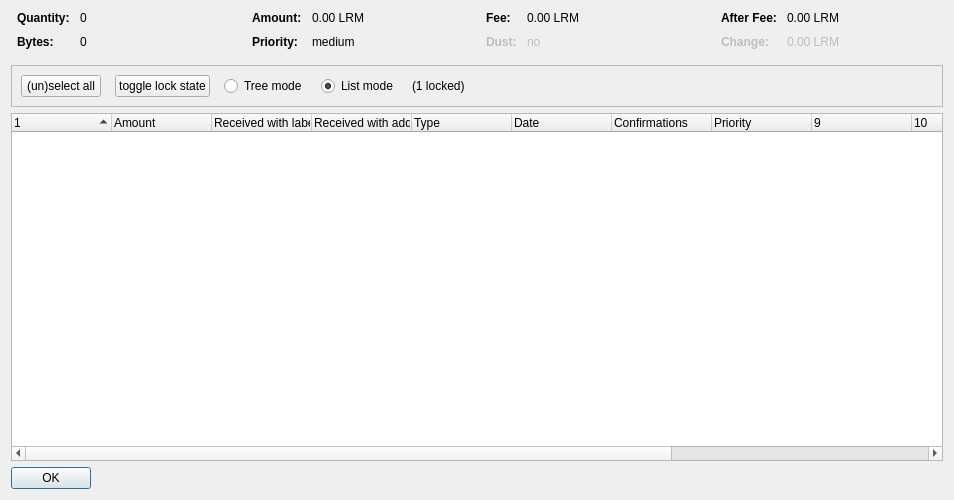
<?xml version="1.0" encoding="UTF-8"?>
<ui version="4.0">
 <class>CoinControlDialog</class>
 <widget class="QDialog" name="CoinControlDialog">
  <property name="geometry">
   <rect>
    <x>0</x>
    <y>0</y>
    <width>954</width>
    <height>500</height>
   </rect>
  </property>
  <property name="windowTitle">
   <string>Coin Selection</string>
  </property>
  <layout class="QVBoxLayout" name="verticalLayout">
   <item>
    <layout class="QHBoxLayout" name="horizontalLayoutTop" stretch="0,0,0,0">
     <property name="topMargin">
      <number>0</number>
     </property>
     <property name="bottomMargin">
      <number>10</number>
     </property>
     <item>
      <layout class="QFormLayout" name="formLayoutCoinControl1">
       <property name="horizontalSpacing">
        <number>10</number>
       </property>
       <property name="verticalSpacing">
        <number>10</number>
       </property>
       <property name="leftMargin">
        <number>6</number>
       </property>
       <property name="rightMargin">
        <number>6</number>
       </property>
       <item row="0" column="0">
        <widget class="QLabel" name="labelCoinControlQuantityText">
         <property name="font">
          <font>
           <weight>75</weight>
           <bold>true</bold>
          </font>
         </property>
         <property name="text">
          <string>Quantity:</string>
         </property>
        </widget>
       </item>
       <item row="0" column="1">
        <widget class="QLabel" name="labelCoinControlQuantity">
         <property name="cursor">
          <cursorShape>IBeamCursor</cursorShape>
         </property>
         <property name="contextMenuPolicy">
          <enum>Qt::ActionsContextMenu</enum>
         </property>
         <property name="text">
          <string notr="true">0</string>
         </property>
         <property name="textInteractionFlags">
          <set>Qt::LinksAccessibleByMouse|Qt::TextSelectableByKeyboard|Qt::TextSelectableByMouse</set>
         </property>
        </widget>
       </item>
       <item row="1" column="0">
        <widget class="QLabel" name="labelCoinControlBytesText">
         <property name="font">
          <font>
           <weight>75</weight>
           <bold>true</bold>
          </font>
         </property>
         <property name="text">
          <string>Bytes:</string>
         </property>
        </widget>
       </item>
       <item row="1" column="1">
        <widget class="QLabel" name="labelCoinControlBytes">
         <property name="cursor">
          <cursorShape>IBeamCursor</cursorShape>
         </property>
         <property name="contextMenuPolicy">
          <enum>Qt::ActionsContextMenu</enum>
         </property>
         <property name="text">
          <string notr="true">0</string>
         </property>
         <property name="textInteractionFlags">
          <set>Qt::LinksAccessibleByMouse|Qt::TextSelectableByKeyboard|Qt::TextSelectableByMouse</set>
         </property>
        </widget>
       </item>
      </layout>
     </item>
     <item>
      <layout class="QFormLayout" name="formLayoutCoinControl2">
       <property name="horizontalSpacing">
        <number>10</number>
       </property>
       <property name="verticalSpacing">
        <number>10</number>
       </property>
       <property name="leftMargin">
        <number>6</number>
       </property>
       <property name="rightMargin">
        <number>6</number>
       </property>
       <item row="0" column="0">
        <widget class="QLabel" name="labelCoinControlAmountText">
         <property name="font">
          <font>
           <weight>75</weight>
           <bold>true</bold>
          </font>
         </property>
         <property name="text">
          <string>Amount:</string>
         </property>
        </widget>
       </item>
       <item row="0" column="1">
        <widget class="QLabel" name="labelCoinControlAmount">
         <property name="cursor">
          <cursorShape>IBeamCursor</cursorShape>
         </property>
         <property name="contextMenuPolicy">
          <enum>Qt::ActionsContextMenu</enum>
         </property>
         <property name="text">
          <string notr="true">0.00 LRM</string>
         </property>
         <property name="textInteractionFlags">
          <set>Qt::LinksAccessibleByMouse|Qt::TextSelectableByKeyboard|Qt::TextSelectableByMouse</set>
         </property>
        </widget>
       </item>
       <item row="1" column="0">
        <widget class="QLabel" name="labelCoinControlPriorityText">
         <property name="font">
          <font>
           <weight>75</weight>
           <bold>true</bold>
          </font>
         </property>
         <property name="text">
          <string>Priority:</string>
         </property>
        </widget>
       </item>
       <item row="1" column="1">
        <widget class="QLabel" name="labelCoinControlPriority">
         <property name="cursor">
          <cursorShape>IBeamCursor</cursorShape>
         </property>
         <property name="contextMenuPolicy">
          <enum>Qt::ActionsContextMenu</enum>
         </property>
         <property name="text">
          <string>medium</string>
         </property>
         <property name="textInteractionFlags">
          <set>Qt::LinksAccessibleByMouse|Qt::TextSelectableByKeyboard|Qt::TextSelectableByMouse</set>
         </property>
        </widget>
       </item>
      </layout>
     </item>
     <item>
      <layout class="QFormLayout" name="formLayoutCoinControl3">
       <property name="horizontalSpacing">
        <number>10</number>
       </property>
       <property name="verticalSpacing">
        <number>10</number>
       </property>
       <property name="leftMargin">
        <number>6</number>
       </property>
       <property name="rightMargin">
        <number>6</number>
       </property>
       <item row="0" column="0">
        <widget class="QLabel" name="labelCoinControlFeeText">
         <property name="font">
          <font>
           <weight>75</weight>
           <bold>true</bold>
          </font>
         </property>
         <property name="text">
          <string>Fee:</string>
         </property>
        </widget>
       </item>
       <item row="0" column="1">
        <widget class="QLabel" name="labelCoinControlFee">
         <property name="cursor">
          <cursorShape>IBeamCursor</cursorShape>
         </property>
         <property name="contextMenuPolicy">
          <enum>Qt::ActionsContextMenu</enum>
         </property>
         <property name="text">
          <string notr="true">0.00 LRM</string>
         </property>
         <property name="textInteractionFlags">
          <set>Qt::LinksAccessibleByMouse|Qt::TextSelectableByKeyboard|Qt::TextSelectableByMouse</set>
         </property>
        </widget>
       </item>
       <item row="1" column="0">
        <widget class="QLabel" name="labelCoinControlLowOutputText">
         <property name="enabled">
          <bool>false</bool>
         </property>
         <property name="font">
          <font>
           <weight>75</weight>
           <bold>true</bold>
          </font>
         </property>
         <property name="text">
          <string>Dust:</string>
         </property>
        </widget>
       </item>
       <item row="1" column="1">
        <widget class="QLabel" name="labelCoinControlLowOutput">
         <property name="enabled">
          <bool>false</bool>
         </property>
         <property name="cursor">
          <cursorShape>IBeamCursor</cursorShape>
         </property>
         <property name="contextMenuPolicy">
          <enum>Qt::ActionsContextMenu</enum>
         </property>
         <property name="text">
          <string>no</string>
         </property>
         <property name="textInteractionFlags">
          <set>Qt::LinksAccessibleByMouse|Qt::TextSelectableByKeyboard|Qt::TextSelectableByMouse</set>
         </property>
        </widget>
       </item>
      </layout>
     </item>
     <item>
      <layout class="QFormLayout" name="formLayoutCoinControl4">
       <property name="horizontalSpacing">
        <number>10</number>
       </property>
       <property name="verticalSpacing">
        <number>10</number>
       </property>
       <property name="leftMargin">
        <number>6</number>
       </property>
       <property name="rightMargin">
        <number>6</number>
       </property>
       <item row="0" column="0">
        <widget class="QLabel" name="labelCoinControlAfterFeeText">
         <property name="font">
          <font>
           <weight>75</weight>
           <bold>true</bold>
          </font>
         </property>
         <property name="text">
          <string>After Fee:</string>
         </property>
        </widget>
       </item>
       <item row="0" column="1">
        <widget class="QLabel" name="labelCoinControlAfterFee">
         <property name="cursor">
          <cursorShape>IBeamCursor</cursorShape>
         </property>
         <property name="contextMenuPolicy">
          <enum>Qt::ActionsContextMenu</enum>
         </property>
         <property name="text">
          <string notr="true">0.00 LRM</string>
         </property>
         <property name="textInteractionFlags">
          <set>Qt::LinksAccessibleByMouse|Qt::TextSelectableByKeyboard|Qt::TextSelectableByMouse</set>
         </property>
        </widget>
       </item>
       <item row="1" column="0">
        <widget class="QLabel" name="labelCoinControlChangeText">
         <property name="enabled">
          <bool>false</bool>
         </property>
         <property name="font">
          <font>
           <weight>75</weight>
           <bold>true</bold>
          </font>
         </property>
         <property name="text">
          <string>Change:</string>
         </property>
        </widget>
       </item>
       <item row="1" column="1">
        <widget class="QLabel" name="labelCoinControlChange">
         <property name="enabled">
          <bool>false</bool>
         </property>
         <property name="cursor">
          <cursorShape>IBeamCursor</cursorShape>
         </property>
         <property name="contextMenuPolicy">
          <enum>Qt::ActionsContextMenu</enum>
         </property>
         <property name="text">
          <string notr="true">0.00 LRM</string>
         </property>
         <property name="textInteractionFlags">
          <set>Qt::LinksAccessibleByMouse|Qt::TextSelectableByKeyboard|Qt::TextSelectableByMouse</set>
         </property>
        </widget>
       </item>
      </layout>
     </item>
    </layout>
   </item>
   <item>
    <widget class="QFrame" name="frame">
     <property name="minimumSize">
      <size>
       <width>0</width>
       <height>40</height>
      </size>
     </property>
     <property name="frameShape">
      <enum>QFrame::StyledPanel</enum>
     </property>
     <property name="frameShadow">
      <enum>QFrame::Sunken</enum>
     </property>
     <layout class="QHBoxLayout" name="horizontalLayout">
      <item>
       <layout class="QHBoxLayout" name="horizontalLayoutPanel" stretch="0,0,0,0,0,0">
        <property name="spacing">
         <number>14</number>
        </property>
        <item>
         <widget class="QPushButton" name="pushButtonSelectAll">
          <property name="sizePolicy">
           <sizepolicy hsizetype="Maximum" vsizetype="Fixed">
            <horstretch>0</horstretch>
            <verstretch>0</verstretch>
           </sizepolicy>
          </property>
          <property name="text">
           <string>(un)select all</string>
          </property>
          <property name="autoDefault">
           <bool>false</bool>
          </property>
         </widget>
        </item>
        <item>
         <widget class="QPushButton" name="pushButtonToggleLock">
          <property name="sizePolicy">
           <sizepolicy hsizetype="Maximum" vsizetype="Fixed">
            <horstretch>0</horstretch>
            <verstretch>0</verstretch>
           </sizepolicy>
          </property>
          <property name="text">
           <string>toggle lock state</string>
          </property>
          <property name="autoDefault">
           <bool>false</bool>
          </property>
         </widget>
        </item>
        <item>
         <widget class="QRadioButton" name="radioTreeMode">
          <property name="sizePolicy">
           <sizepolicy hsizetype="Maximum" vsizetype="Fixed">
            <horstretch>0</horstretch>
            <verstretch>0</verstretch>
           </sizepolicy>
          </property>
          <property name="text">
           <string>Tree mode</string>
          </property>
         </widget>
        </item>
        <item>
         <widget class="QRadioButton" name="radioListMode">
          <property name="sizePolicy">
           <sizepolicy hsizetype="Maximum" vsizetype="Fixed">
            <horstretch>0</horstretch>
            <verstretch>0</verstretch>
           </sizepolicy>
          </property>
          <property name="text">
           <string>List mode</string>
          </property>
          <property name="checked">
           <bool>true</bool>
          </property>
         </widget>
        </item>
        <item>
         <widget class="QLabel" name="labelLocked">
          <property name="text">
           <string>(1 locked)</string>
          </property>
         </widget>
        </item>
        <item>
         <spacer name="horizontalSpacer">
          <property name="orientation">
           <enum>Qt::Horizontal</enum>
          </property>
          <property name="sizeHint" stdset="0">
           <size>
            <width>40</width>
            <height>20</height>
           </size>
          </property>
         </spacer>
        </item>
       </layout>
      </item>
     </layout>
    </widget>
   </item>
   <item>
    <widget class="CoinControlTreeWidget" name="treeWidget">
     <property name="contextMenuPolicy">
      <enum>Qt::CustomContextMenu</enum>
     </property>
     <property name="sortingEnabled">
      <bool>false</bool>
     </property>
     <property name="columnCount">
      <number>13</number>
     </property>
     <attribute name="headerShowSortIndicator" stdset="0">
      <bool>true</bool>
     </attribute>
     <attribute name="headerStretchLastSection">
      <bool>false</bool>
     </attribute>
     <column>
      <property name="text">
       <string/>
      </property>
     </column>
     <column>
      <property name="text">
       <string>Amount</string>
      </property>
     </column>
     <column>
      <property name="text">
       <string>Received with label</string>
      </property>
     </column>
     <column>
      <property name="text">
       <string>Received with address</string>
      </property>
     </column>
     <column>
      <property name="text">
       <string>Type</string>
      </property>
     </column>
     <column>
      <property name="text">
       <string>Date</string>
      </property>
     </column>
     <column>
      <property name="text">
       <string>Confirmations</string>
      </property>
      <property name="toolTip">
       <string>Confirmed</string>
      </property>
     </column>
     <column>
      <property name="text">
       <string>Priority</string>
      </property>
     </column>
     <column>
      <property name="text">
       <string/>
      </property>
     </column>
     <column>
      <property name="text">
       <string/>
      </property>
     </column>
     <column>
      <property name="text">
       <string/>
      </property>
     </column>
     <column>
      <property name="text">
       <string/>
      </property>
     </column>
     <column>
      <property name="text">
       <string/>
      </property>
     </column>
    </widget>
   </item>
   <item>
    <widget class="QDialogButtonBox" name="buttonBox">
     <property name="sizePolicy">
      <sizepolicy hsizetype="Maximum" vsizetype="Fixed">
       <horstretch>0</horstretch>
       <verstretch>0</verstretch>
      </sizepolicy>
     </property>
     <property name="orientation">
      <enum>Qt::Horizontal</enum>
     </property>
     <property name="standardButtons">
      <set>QDialogButtonBox::Ok</set>
     </property>
    </widget>
   </item>
  </layout>
 </widget>
 <customwidgets>
  <customwidget>
   <class>CoinControlTreeWidget</class>
   <extends>QTreeWidget</extends>
   <header>coincontroltreewidget.h</header>
  </customwidget>
 </customwidgets>
 <resources/>
 <connections/>
</ui>
